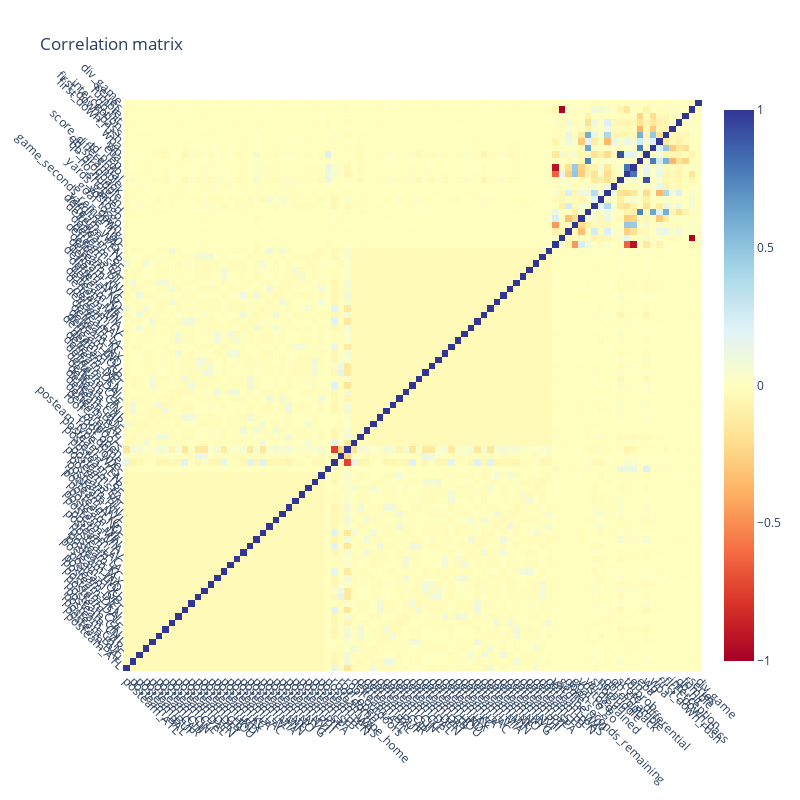

The notebook cell saved with this chart:
### Markdown cell above
## Correlation Analysis
Thilo

### Code cell
import plotly.graph_objects as go
correlation_matrix = encoded_df.drop(['play_type'], axis=1).corr()
column_list=encoded_df.drop(['play_type'], axis=1).columns
fig = go.Figure(
    data=go.Heatmap(
        z=correlation_matrix,
        x=list(column_list),
        y=list(column_list),
        colorscale="rdylbu",
        zmin=-1,
        zmax=1

    )
)

fig.update_layout(
    showlegend=False, width=800, height=800, autosize=False, title="Correlation matrix"
)

fig.update_yaxes(showticklabels=False, autorange="reversed")
fig.update_xaxes(showticklabels=False)

fig.show()

### Figure 1 — Plotly figure (JSON) as saved in the notebook; plotly's stock layout.template omitted (floating-point values rounded to 4 significant figures; data arrays with more than 128 entries replaced by an {"elided": "..."} marker saying what was removed)
{"data": [{"colorscale": [[0, "rgb(165,0,38)"], [0.1, "rgb(215,48,39)"], [0.2, "rgb(244,109,67)"], [0.3, "rgb(253,174,97)"], [0.4, "rgb(254,224,144)"], [0.5, "rgb(255,255,191)"], [0.6, "rgb(224,243,248)"], [0.7, "rgb(171,217,233)"], [0.8, "rgb(116,173,209)"], [0.9, "rgb(69,117,180)"], [1, "rgb(49,54,149)"]], "type": "heatmap", "x": ["posteam_ATL", "posteam_BAL", "posteam_BUF", "posteam_CAR", "posteam_CHI", "posteam_CIN", "posteam_CLE", "posteam_DAL", "posteam_DEN", "posteam_DET", "posteam_GB", "posteam_HOU", "posteam_IND", "posteam_JAX", "posteam_KC", "posteam_LA", "posteam_LAC", "posteam_LV", "posteam_MIA", "posteam_MIN", "posteam_NE", "posteam_NO", "posteam_NYG", "posteam_NYJ", "posteam_PHI", "posteam_PIT", "posteam_SEA", "posteam_SF", "posteam_TB", "posteam_TEN", "posteam_WAS", "posteam_type_home", "roof_dome", "roof_open", "roof_outdoors", "defteam_ATL", "defteam_BAL", "defteam_BUF", "defteam_CAR", "defteam_CHI", "defteam_CIN", "defteam_CLE", "defteam_DAL", "defteam_DEN", "defteam_DET", "defteam_GB", "defteam_HOU", "defteam_IND", "defteam_JAX", "defteam_KC", "defteam_LA", "defteam_LAC", "defteam_LV", "defteam_MIA", "defteam_MIN", "defteam_NE", "defteam_NO", "defteam_NYG", "defteam_NYJ", "defteam_PHI", "defteam_PIT", "defteam_SEA", "defteam_SF", "defteam_TB", "defteam_TEN", "defteam_WAS", "yardline_100", "game_seconds_remaining", "down", "goal_to_go", "ydstogo", "yards_gained", "shotgun", "no_huddle", "qb_dropback", "qb_scramble", "score_differential", "td_prob", "ep", "epa", "wp", "wpa", "first_down_rush", "first_down_pass", "interception", "qb_hit", "fumble", "series", "div_game"], "y": ["posteam_ATL", "posteam_BAL", "posteam_BUF", "posteam_CAR", "posteam_CHI", "posteam_CIN", "posteam_CLE", "posteam_DAL", "posteam_DEN", "posteam_DET", "posteam_GB", "posteam_HOU", "posteam_IND", "posteam_JAX", "posteam_KC", "posteam_LA", "posteam_LAC", "posteam_LV", "posteam_MIA", "posteam_MIN", "posteam_NE", "posteam_NO", "posteam_NYG", "posteam_NYJ", "posteam_PHI", "posteam_PIT", "posteam_SEA", "posteam_SF", "posteam_TB", "posteam_TEN", "posteam_WAS", "posteam_type_home", "roof_dome", "roof_open", "roof_outdoors", "defteam_ATL", "defteam_BAL", "defteam_BUF", "defteam_CAR", "defteam_CHI", "defteam_CIN", "defteam_CLE", "defteam_DAL", "defteam_DEN", "defteam_DET", "defteam_GB", "defteam_HOU", "defteam_IND", "defteam_JAX", "defteam_KC", "defteam_LA", "defteam_LAC", "defteam_LV", "defteam_MIA", "defteam_MIN", "defteam_NE", "defteam_NO", "defteam_NYG", "defteam_NYJ", "defteam_PHI", "defteam_PIT", "defteam_SEA", "defteam_SF", "defteam_TB", "defteam_TEN", "defteam_WAS", "yardline_100", "game_seconds_remaining", "down", "goal_to_go", "ydstogo", "yards_gained", "shotgun", "no_huddle", "qb_dropback", "qb_scramble", "score_differential", "td_prob", "ep", "epa", "wp", "wpa", "first_down_rush", "first_down_pass", "interception", "qb_hit", "fumble", "series", "div_game"], "z": {"elided": "89x89 float values"}, "zmax": 1, "zmin": -1}], "layout": {"autosize": false, "height": 800, "showlegend": false, "title": {"text": "Correlation matrix"}, "width": 800, "xaxis": {"tickangle": 45, "ticktext": ["posteam_ATL", "posteam_BAL", "posteam_BUF", "posteam_CAR", "posteam_CHI", "posteam_CIN", "posteam_CLE", "posteam_DAL", "posteam_DEN", "posteam_DET", "posteam_GB", "posteam_HOU", "posteam_IND", "posteam_JAX", "posteam_KC", "posteam_LA", "posteam_LAC", "posteam_LV", "posteam_MIA", "posteam_MIN", "posteam_NE", "posteam_NO", "posteam_NYG", "posteam_NYJ", "posteam_PHI", "posteam_PIT", "posteam_SEA", "posteam_SF", "posteam_TB", "posteam_TEN", "posteam_WAS", "posteam_type_home", "roof_dome", "roof_open", "roof_outdoors", "defteam_ATL", "defteam_BAL", "defteam_BUF", "defteam_CAR", "defteam_CHI", "defteam_CIN", "defteam_CLE", "defteam_DAL", "defteam_DEN", "defteam_DET", "defteam_GB", "defteam_HOU", "defteam_IND", "defteam_JAX", "defteam_KC", "defteam_LA", "defteam_LAC", "defteam_LV", "defteam_MIA", "defteam_MIN", "defteam_NE", "defteam_NO", "defteam_NYG", "defteam_NYJ", "defteam_PHI", "defteam_PIT", "defteam_SEA", "defteam_SF", "defteam_TB", "defteam_TEN", "defteam_WAS", "yardline_100", "game_seconds_remaining", "down", "goal_to_go", "ydstogo", "yards_gained", "shotgun", "no_huddle", "qb_dropback", "qb_scramble", "score_differential", "td_prob", "ep", "epa", "wp", "wpa", "first_down_rush", "first_down_pass", "interception", "qb_hit", "fumble", "series", "div_game"], "tickvals": [0, 1, 2, 3, 4, 5, 6, 7, 8, 9, 10, 11, 12, 13, 14, 15, 16, 17, 18, 19, 20, 21, 22, 23, 24, 25, 26, 27, 28, 29, 30, 31, 32, 33, 34, 35, 36, 37, 38, 39, 40, 41, 42, 43, 44, 45, 46, 47, 48, 49, 50, 51, 52, 53, 54, 55, 56, 57, 58, 59, 60, 61, 62, 63, 64, 65, 66, 67, 68, 69, 70, 71, 72, 73, 74, 75, 76, 77, 78, 79, 80, 81, 82, 83, 84, 85, 86, 87, 88]}, "yaxis": {"tickangle": 45, "ticktext": ["posteam_ATL", "posteam_BAL", "posteam_BUF", "posteam_CAR", "posteam_CHI", "posteam_CIN", "posteam_CLE", "posteam_DAL", "posteam_DEN", "posteam_DET", "posteam_GB", "posteam_HOU", "posteam_IND", "posteam_JAX", "posteam_KC", "posteam_LA", "posteam_LAC", "posteam_LV", "posteam_MIA", "posteam_MIN", "posteam_NE", "posteam_NO", "posteam_NYG", "posteam_NYJ", "posteam_PHI", "posteam_PIT", "posteam_SEA", "posteam_SF", "posteam_TB", "posteam_TEN", "posteam_WAS", "posteam_type_home", "roof_dome", "roof_open", "roof_outdoors", "defteam_ATL", "defteam_BAL", "defteam_BUF", "defteam_CAR", "defteam_CHI", "defteam_CIN", "defteam_CLE", "defteam_DAL", "defteam_DEN", "defteam_DET", "defteam_GB", "defteam_HOU", "defteam_IND", "defteam_JAX", "defteam_KC", "defteam_LA", "defteam_LAC", "defteam_LV", "defteam_MIA", "defteam_MIN", "defteam_NE", "defteam_NO", "defteam_NYG", "defteam_NYJ", "defteam_PHI", "defteam_PIT", "defteam_SEA", "defteam_SF", "defteam_TB", "defteam_TEN", "defteam_WAS", "yardline_100", "game_seconds_remaining", "down", "goal_to_go", "ydstogo", "yards_gained", "shotgun", "no_huddle", "qb_dropback", "qb_scramble", "score_differential", "td_prob", "ep", "epa", "wp", "wpa", "first_down_rush", "first_down_pass", "interception", "qb_hit", "fumble", "series", "div_game"], "tickvals": [0, 1, 2, 3, 4, 5, 6, 7, 8, 9, 10, 11, 12, 13, 14, 15, 16, 17, 18, 19, 20, 21, 22, 23, 24, 25, 26, 27, 28, 29, 30, 31, 32, 33, 34, 35, 36, 37, 38, 39, 40, 41, 42, 43, 44, 45, 46, 47, 48, 49, 50, 51, 52, 53, 54, 55, 56, 57, 58, 59, 60, 61, 62, 63, 64, 65, 66, 67, 68, 69, 70, 71, 72, 73, 74, 75, 76, 77, 78, 79, 80, 81, 82, 83, 84, 85, 86, 87, 88]}}}
